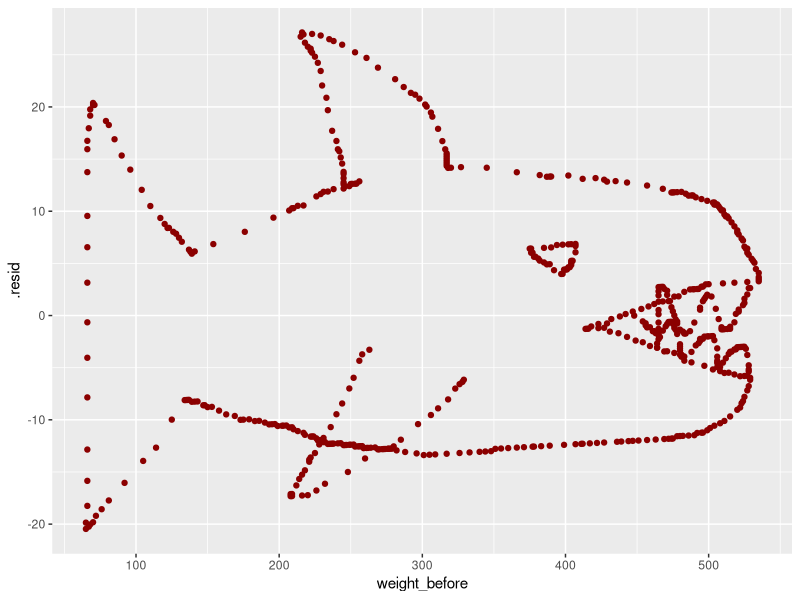

Generate this figure with R:
## ---- chunk 1
library(tidyverse)
animals <- read_csv(here::here("supporting_artifacts", "ref.work", "PA9", "mystery_animal.csv"))
str(animals)
## ---- chunk 2
animals_lm <- animals |> lm(weight_after ~ weight_before, data = _)

tbl <- broom::augment(animals_lm)

tbl |> ggplot(mapping = aes(x = weight_before, y = .resid)) +
  geom_point(color = "darkred")
## ---- chunk 3
#trumpet percentile 
qunif(0.95, 1.5, 3.5)

# 10th percentile trambone weight
qnorm(0.1, mean = 4.6, sd = 0,8)

# percent of trabones that weight more than 5 pounds
1 - pnorm(5, mean = 4.6, sd = 0.8)

# percent of reed instruments that weight more than 5 pounds
1 - pchisq(5, df = 4)

#number of trambones less than 4 poounds in random sample of 100
trambones <- rnorm(100, mean = 4.6, sd = 0.8)

sum(trambones < 4)
## ---- chunk 4
music_man <- function(n_tromb, n_cor, n_reed){
  
  trombones <- rnorm(n_tromb, mean = 4.6, sd = 0.8)
  cornets <- runif(n_cor, 1.5, 3.5)
  reeds <- rchisq(n_reed, df = 4)
  
  return(sum(trombones, cornets, reeds))
  
}

set.seed(1957)

my_weights <- rerun(.n = 1000, 
                    music_man(n_tromb = 76, n_cor = 110, n_reed = 1035)
                    ) |> 
  flatten_dbl()

sum(my_weights < 4532)

